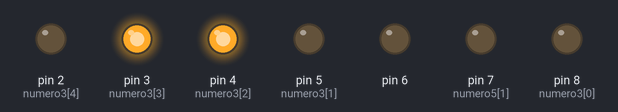
The sketch below on a simulated Arduino Uno, built with avr-gcc and run on an emulated ATmega328P. Parts: output pins drawn as LEDs (lit = HIGH). What the sketch prints to the serial monitor is not drawn.

Above: at 0.5 s.
At 1.2 s:
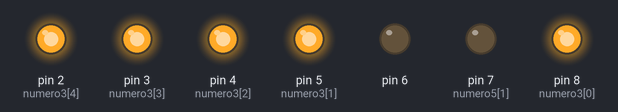
At 1.7 s:
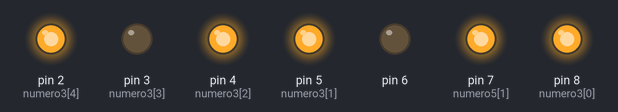
At 2.5 s:
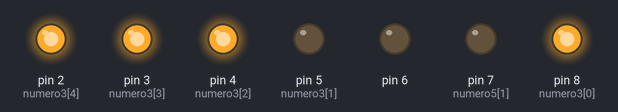
At 3.5 s:
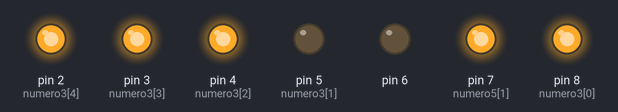
Timing chart, 0 to 4.6 s (numbered marks = the images above):
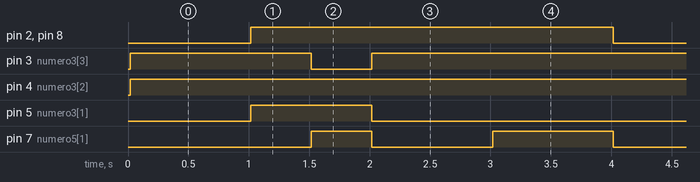

Measured:
- by itself, pin 2 (numero3[4]), pin 8 (numero3[0]): alternates HIGH for 3.0 s and LOW for 1.0 s
- by itself, pin 3 (numero3[3]): repeats every 4.0 s: LOW 0.50 s, HIGH 3.5 s
- by itself, pin 4 (numero3[2]): LOW → HIGH at 0.02 s
- by itself, pin 5 (numero3[1]): alternates HIGH for 1.0 s and LOW for 3.0 s
- by itself, pin 7 (numero5[1]): repeats every 4.0 s: LOW 1.0 s, HIGH 1.0 s, LOW 1.5 s, HIGH 0.50 s

The sketch:

Practica_No.5_Parte_1.ino
```cpp
/*
   Fundacion Kinal
   Centro educativo tecnico laboral Kinal
   Quinto perito
   Quinto electronica
   Codigo Tecnico: EB5AM
   Curso: Taller de electronica digital y reparacion de computadoras I
   Proyecto:
   Dev: Henery Francisco Leal Súchite
   Fecha: 15 de abril
*/
float kilogramos = 20;
float resultado = 0;
float amperios = 0.8;
float resultado_A = 0;

int numero3 [5] = {8, 5, 4, 3, 2};
int numero5 [5] = {8, 7, 5, 4, 2};
int numero9 [5] = {8, 7, 4, 3, 2};

void setup(){
  Serial.begin(9600);
  Serial.println("20 Kilogramos es igual a: ");
  resultado = conversor_kg_lb(kilogramos);
  Serial.print(resultado);
  Serial.println(" Libras ");

  Serial.println("0.8 Amperios es igual a: ");
  resultado_A = conversor_A_mA(amperios);
  Serial.print(resultado_A);
  Serial.print(" uA");
  pinesdesalida();
}

void loop(){
 secuencia_de_nums();
}


float conversor_kg_lb (float kg){
  float resultado1;
  resultado1 = kilogramos * 2.204623;
  return resultado1;
}

float conversor_A_mA (float A){
  float resultado2;
  resultado2 = amperios * 1000000;
  return resultado2;
}

void pinesdesalida(){
pinMode(2,OUTPUT);
pinMode(3,OUTPUT);
pinMode(4,OUTPUT);
pinMode(5, OUTPUT);
pinMode(6, OUTPUT);
pinMode(7, OUTPUT);
pinMode(8, OUTPUT);
}

int secuencia_de_nums(){
  digitalWrite(3, HIGH);
  digitalWrite(4, HIGH);
  delay(1000);
  digitalWrite(3, LOW);
  digitalWrite(4, LOW);

  for (int i =0; i<5; i++){
  digitalWrite(numero3[i], HIGH);}
  delay(500);
  for (int i =5; i>=0; i--){
  digitalWrite(numero3[i], LOW);}

  for (int i =0; i<5; i++){
  digitalWrite(numero5[i], HIGH);}
  delay(500);
  for (int i =5; i>=0; i--){
  digitalWrite(numero5[i], LOW);}

  digitalWrite(8, HIGH);
  digitalWrite(4, HIGH);
  digitalWrite(3, HIGH);
  digitalWrite(2, HIGH);
  delay(1000);
  digitalWrite(8, LOW);
  digitalWrite(4, LOW);
  digitalWrite(3, LOW);
  digitalWrite(2, LOW);

  for (int i =0; i<5; i++){
  digitalWrite(numero9[i], HIGH);}
  delay(1000);
  for (int i =5; i>=0; i--){
  digitalWrite(numero9[i], LOW);}
}
```
